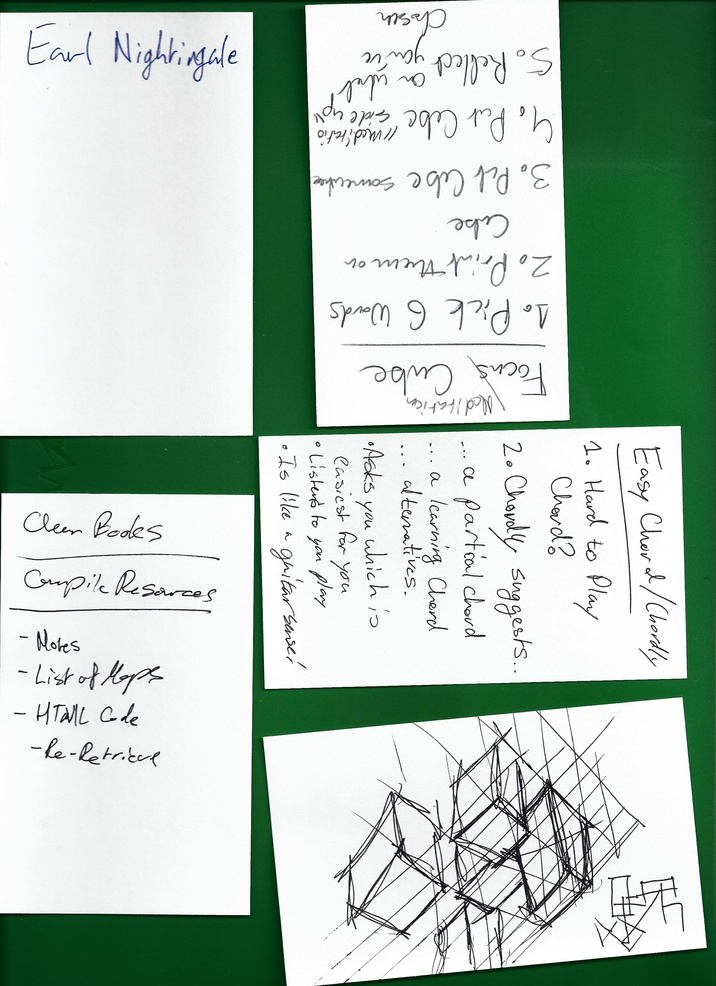
#> input picture images/Input1.jpg, 716 x 986 px, shrunk from 2544 x 3504 before the run; its folder holds only this picture in this run
$ python squares.py   (Python 2 division)
#> lines starting #> are read from the running program, lines starting #| are printed output that depends on the picture; after the words box and inside, x2 and y2 are one past the last pixel; in counts of white or black regions, pixels touching at a corner belong together
#> further down, img is the input picture: shape (986, 716, 3); mean B, G, R 187.2, 199.1, 182.1
#!/usr/bin/env python

'''
Simple "Square Detector" program.

Loads several images sequentially and tries to find squares in each image.
'''

import numpy as np
import cv2


def angle_cos(p0, p1, p2):
    d1, d2 = (p0-p1).astype('float'), (p2-p1).astype('float')
    return abs( np.dot(d1, d2) / np.sqrt( np.dot(d1, d1)*np.dot(d2, d2) ) )

def find_squares(img):
    img = cv2.GaussianBlur(img, (5, 5), 0)
    squares = []
    for gray in cv2.split(img):
        for thrs in xrange(0, 255, 26):
            if thrs == 0:
                bin = cv2.Canny(gray, 0, 50, apertureSize=5)
                bin = cv2.dilate(bin, None)
            else:
                retval, bin = cv2.threshold(gray, thrs, 255, cv2.THRESH_BINARY)
            contours, hierarchy = cv2.findContours(bin, cv2.RETR_LIST, cv2.CHAIN_APPROX_SIMPLE)
            print contours
            for cnt in contours:
                cnt_len = cv2.arcLength(cnt, True)
                cnt = cv2.approxPolyDP(cnt, 0.02*cnt_len, True)
                if len(cnt) == 4 and cv2.contourArea(cnt) > 1000 and cv2.isContourConvex(cnt):
                    cnt = cnt.reshape(-1, 2)
                    max_cos = np.max([angle_cos( cnt[i], cnt[(i+1) % 4], cnt[(i+2) % 4] ) for i in xrange(4)])
                    if max_cos < 0.1:
                        squares.append(cnt)
#> this loop made 3 passes
#> (printed output is left out)
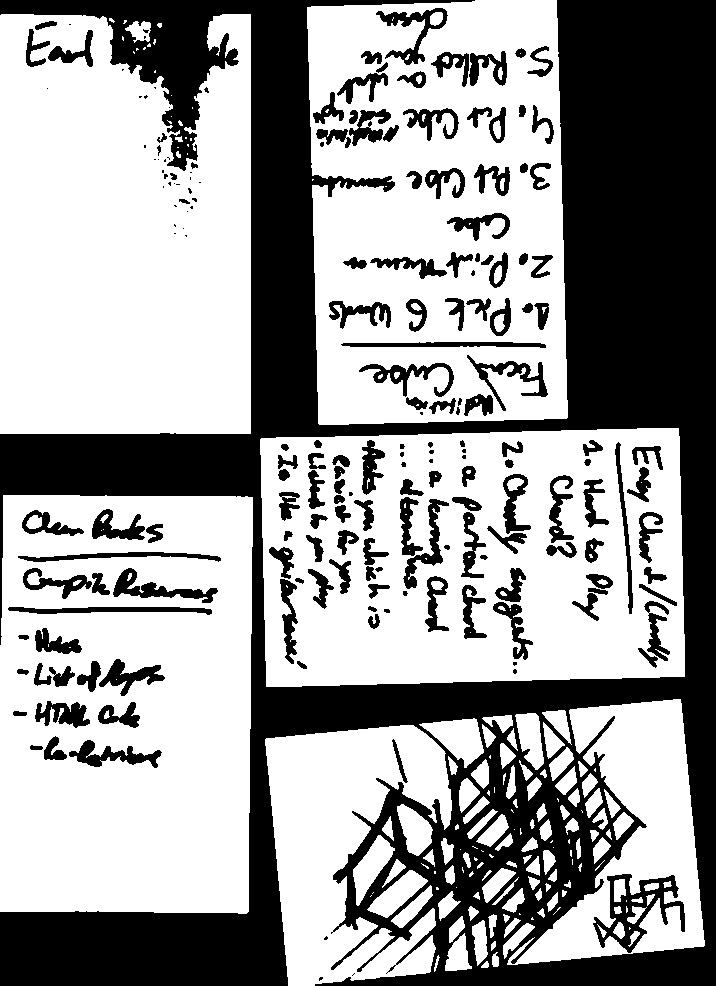
#> bin: shape (986, 716); 61.6% white; 197 black regions (47 under 20 px), largest, box (x1, y1, x2, y2) and area: (0, 0, 716, 986) 221114, (593, 874, 685, 953) 2511, (113, 568, 218, 603) 1179
    return squares

if __name__ == '__main__':
    from glob import glob
    for fn in glob('images/input*.jpg'):
        img = cv2.imread(fn)
        squares = find_squares(img)
        cv2.drawContours( img, squares, -1, (0, 255, 0), 1 )
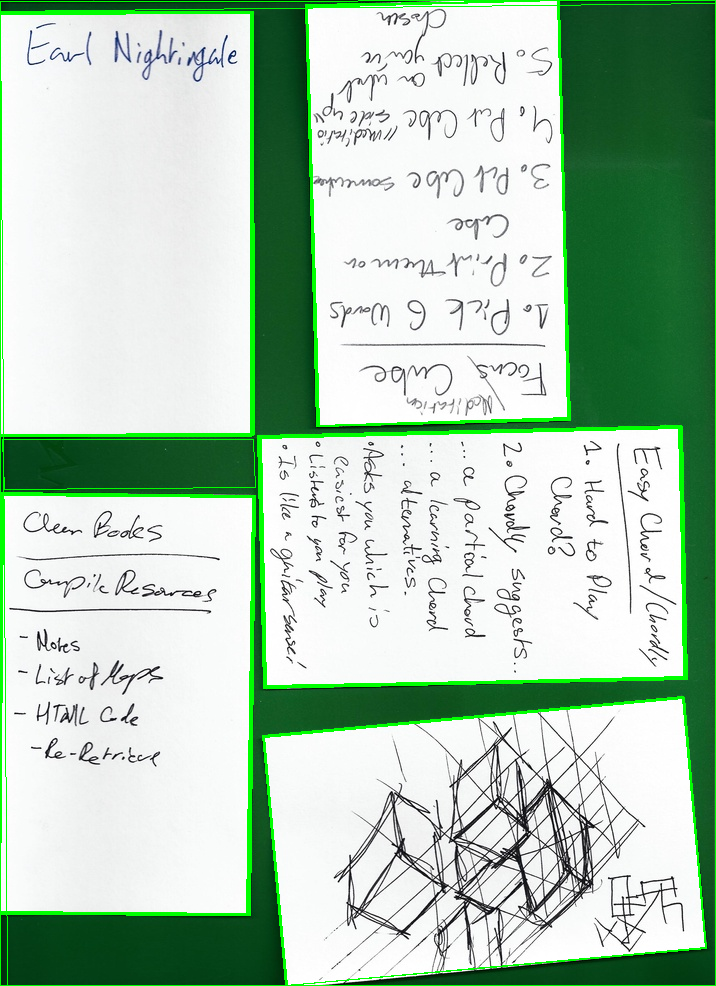
#> img: shape (986, 716, 3); 3.75% of pixels changed, all inside (x1, y1, x2, y2) = (0, 0, 716, 986)
        cv2.imshow('squares', img)
        ch = 0xFF & cv2.waitKey()
#> (key Esc is pressed here)
        if ch == 27:
            break
    cv2.destroyAllWindows()

$ run again, on images/Input2.jpg
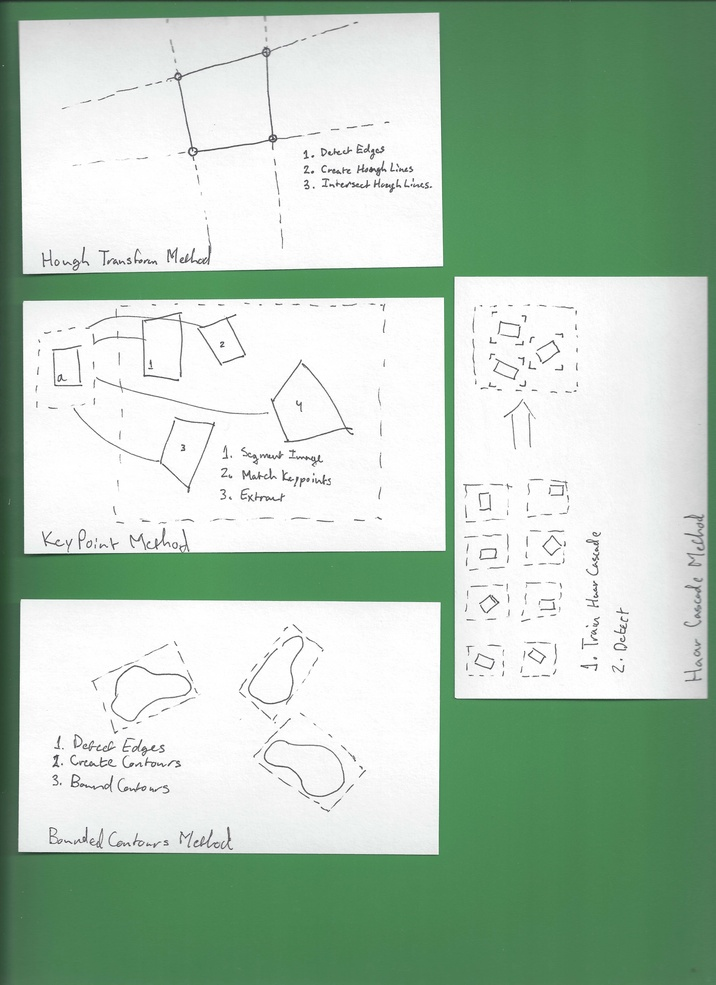
#> input picture images/Input2.jpg, 716 x 985 px, shrunk from 5100 x 7016 before the run
#> img is the input picture: shape (985, 716, 3); mean B, G, R 180.1, 198.3, 176.1
#> the loop in find_squares, `for gray in cv2.split(img):` made 3 passes
#> (printed output is left out)
#> after the loop in find_squares, `for gray in cv2.split(img):`:
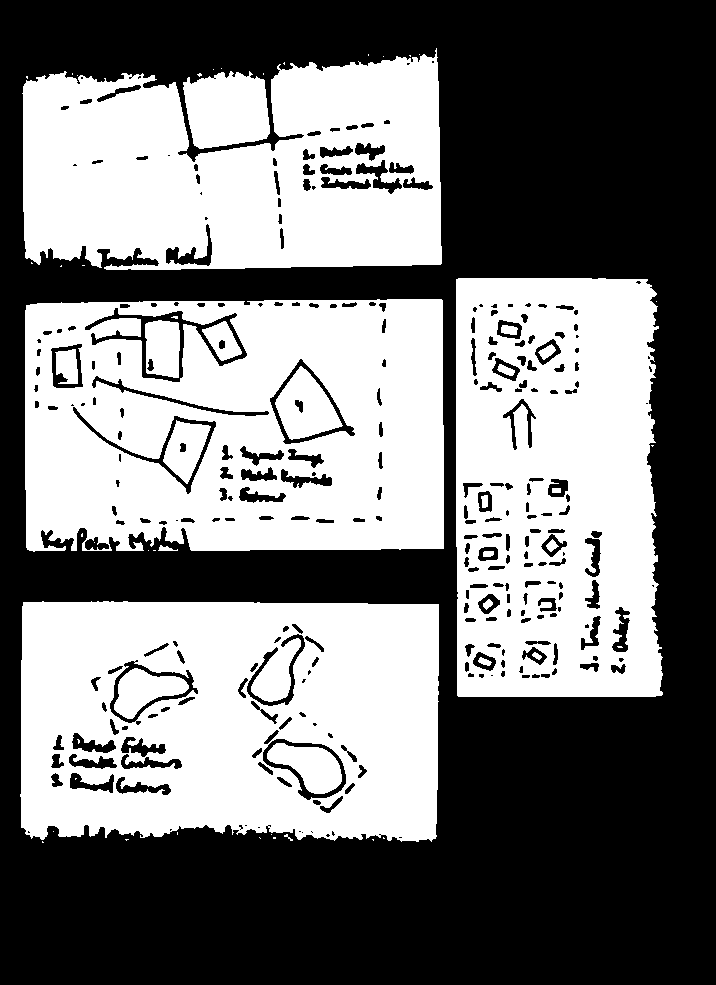
#> bin: shape (985, 716); 47.4% white; 58 white regions (34 under 20 px), largest, box (x1, y1, x2, y2) and area: (25, 299, 444, 552) 86127, (20, 601, 439, 842) 85336, (456, 278, 663, 697) 74174
#> `cv2.drawContours( img, squares, -1, (0, 255, 0), 1 )`:
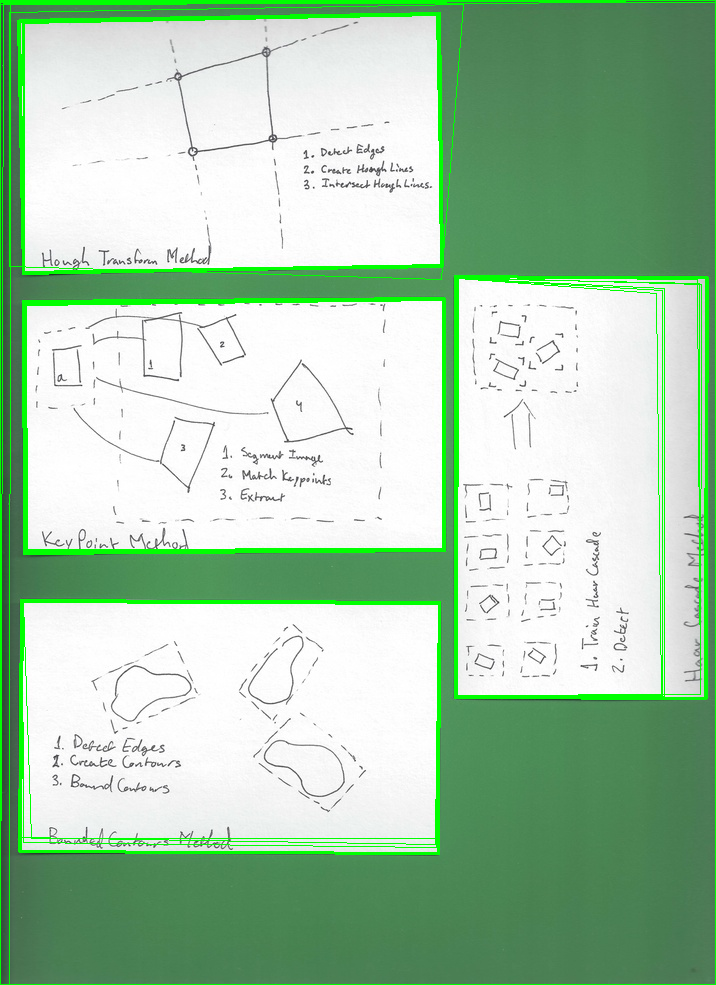
#> img: shape (985, 716, 3); 5.06% of pixels changed, all inside (x1, y1, x2, y2) = (0, 0, 716, 985)
